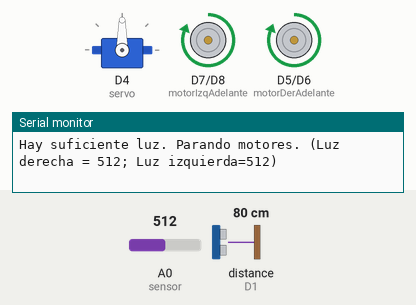
Recording of a program running on a simulated ESP8266 (NodeMCU). Parts: servo, motor-driver pin pairs drawn as motors (green arrow = first pin HIGH = forward, orange = second pin HIGH = backward, longer = more drive), the last lines printed to the serial monitor. Wiring (inferred from the names in the program): ultrasonic range finder: trigger D0; echo D1. The test bench sets the inputs (shaded band); at power-on: A0 (sensor) = 512, distance to the obstacle (sensor on D1) 80 cm. The echo pulse lasts 58.3 µs per cm; WiFi joins after 1.5 s; servers stay silent unless stated; uploads are accepted with an empty reply; random numbers use the default seed unless the program sets one; no MQTT or app messages arrive unless stated.

Above: at 2.7 s.
2.8 s: A0 (sensor) set to 489
At 3.8 s:
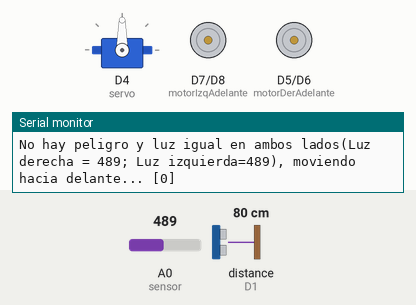
5.5 s: distance to the obstacle (sensor on D1) set to 23 cm
7.4 s: distance to the obstacle (sensor on D1) set to 19 cm
At 8.0 s:
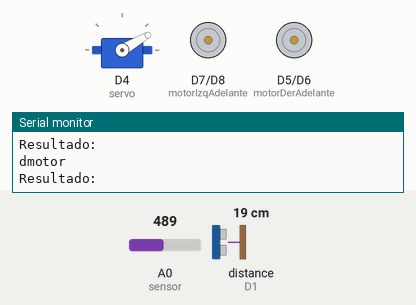
At 10.0 s:
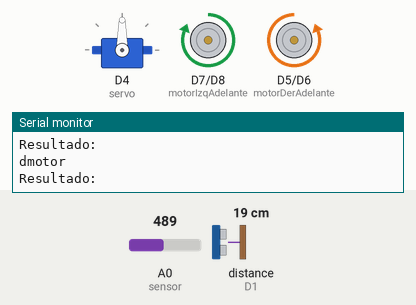
10.4 s: distance to the obstacle (sensor on D1) set to 12 cm
At 11.05 s:
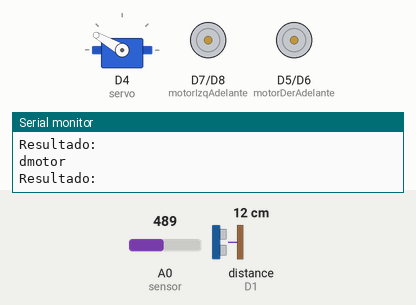
13.4 s: distance to the obstacle (sensor on D1) set to 9 cm
16.4 s: distance to the obstacle (sensor on D1) set to 250 cm
Timing chart, 0 to 21.2 s (numbered marks = the images above; inputs shaded):
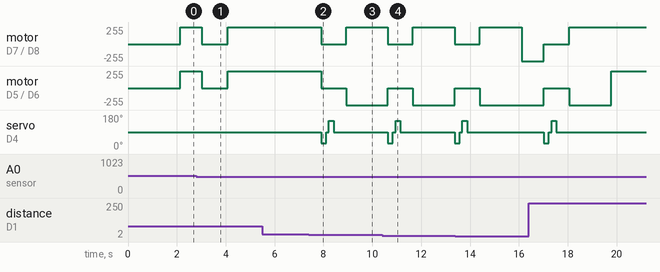

Measured:
- the behaviour switches between 501 and 500 on A0 (sensor) (found by bisection; images 0 and 1)
- the behaviour switches between 22 and 21 cm on distance to the obstacle (sensor on D1) (found by bisection; images 1 and 2)
- after the input at 7.4 s, motor on D7 (motorIzqAdelante) / D8 (motorIzqAtras): forward 255/255 → stopped after 0.50 s, → forward 255/255 1.0 s later; motor on D5 (motorDerAdelante) / D6 (motorDerAtras): forward 255/255 → stopped after 0.50 s, → backward 255/255 1.0 s later

The program:

main.cpp
```cpp
#include <Arduino.h>
#include "ArduinoJson.h"
#include <ESP8266WiFi.h>
#include <ESP8266HTTPClient.h>
#include <SoftwareSerial.h>
#include <PubSubClient.h>
#include <Servo.h>

char responseBuffer[300];
WiFiClient client;
String SSID = "FTTH_Palacios_ilCqwk";
String PASS = "3X76dhNs";
String SERVER_IP = "192.168.100.46";
int SERVER_PORT = 8090;

//MQTT
PubSubClient MQTTclient(client);
#define MSG_BUFFER_SIZE	(50)
char msg[MSG_BUFFER_SIZE];
const char* mqtt_server = "192.168.100.46";
const char* mqtt_username = "mqttbroker";
const char* mqtt_password = "mqttbrokerpass";

//Motores
const int motorIzqAdelante = D7;
const int motorIzqAtras = D8;
const int motorDerAdelante = D5;
const int motorDerAtras = D6;

//Sensor ultrasonico
const int Trigger = D0;
const int Echo = D1;

//Multiplexor
const int S0 = D2;
const int S1 = D3;
const int sensor = A0;

//Servo motor
const int servo = D4;

//Id de los sensores
const int idSensorIzq = 0;
const int idSensorDer = 1;
const int idSensorHum = 2;

//Id de los Motores
const int idMotorIzq = 0;
const int idMotorDer = 1;
const int idMotores = 3;

//Luminosidad suficiente
const int lumin_sufic = 500;

//Estados del sensor de Luz
#define LUMIN_IGUAL_IZQ_DER 0
#define LUMIN_IZQ_MAYOR 1
#define LUMIN_DER_MAYOR 2
#define LUMIN_LEIDA_RECIENTEMENTE_SUFICIENTE 3
#define LUMIN_LEIDA_RECIENTEMENTE_BAJA 4
#define LUMIN_SUFICIENTE 5
#define LUMIN_MENOR_QUE_ANTES 6

//Estados del motor
#define MOV_ADELANTE 0
#define MOV_ATRAS 1
#define MOV_DERECHA 2
#define MOV_IZQUIERDA 3
#define MOV_QUIETO 4

typedef struct {
  int array[10];
  int idActual;
}HistorialLuz;

Servo servo_motor;

HistorialLuz hist = {{},0};

int distancia = 100;
int distanciaDer = 0;
int distanciaIzq = 0;
int lumIzq = 0;
int lumDer = 0;
int distanciaCalc=0;
int calcLum = 0;
int humedad = 0;
int mediaLuz = 0;
int ultimoEstadoMotorEnviado = -1;

float diferenciaLum = 0;

long ultimaLumEnviada = 0;
long ultimaLectura = 0;
long ultimaHum = 0;
long ultimoMensajeTelegram = 0;
long t = 0;
long d = 0;

void mueveAdelante();
void mueveAtras();
void giraIzquierda(int);
void giraDerecha(int);
void pararMotores();
void evitaChocar();
void reconnect();
void sendGetSensor(int);
void sendGetMotor(int);
void sendPostSensor(int,float,float);
void sendPostMotor(int,float);
void guardarLuz();
void calculaHumedad();

int realizaMediaLuz();
int buscaLuz();
int calculaDistancia();
int miraIzquierda();
int miraDerecha();

void setup() {
  Serial.begin(9600);
  //WIFI
  WiFi.begin(SSID, PASS);
  MQTTclient.setServer(mqtt_server, 1885);
  Serial.print("Connecting...");
  while (WiFi.status() != WL_CONNECTED){
    delay(500);
    Serial.print(".");
  }
  Serial.print("Connected, IP address: ");
  Serial.print(WiFi.localIP());
  //PINES
  pinMode(Trigger, OUTPUT);
  pinMode(Echo, INPUT);
  pinMode(motorDerAdelante, OUTPUT);
  pinMode(motorIzqAdelante, OUTPUT);
  pinMode(motorIzqAtras, OUTPUT);
  pinMode(motorDerAtras, OUTPUT);
  pinMode(S1,OUTPUT);
  pinMode(S0,OUTPUT);
  pinMode(sensor,INPUT);
  digitalWrite(Trigger, LOW);
  servo_motor.attach(servo);
  servo_motor.write(90);
  delay(75);
}

void loop(){
  if (!MQTTclient.connected()) {
    reconnect();
  }
  MQTTclient.loop();

  delay(100);
  ultimaLectura += 100;
  ultimaLumEnviada += 100;
  ultimaHum += 100;
  ultimoMensajeTelegram += 100;
  if(ultimaLumEnviada>=2000){
    sendPostSensor(0,0,0); //Envío con todo a 0 (el primer envío nunca llega por algún motivo)
    sendPostSensor(idSensorIzq,lumIzq,1);
    sendPostSensor(idSensorDer,lumDer,1);
    ultimaLumEnviada = 0;
  }
  if(ultimaHum > 6000){
    calculaHumedad();
    sendPostSensor(0,0,0);
    sendPostSensor(idSensorHum,humedad,1);
    if (humedad > 900 && ultimoMensajeTelegram > 1800000) { //Cada 30 min = 1.800.000 miliseg
      snprintf (msg, MSG_BUFFER_SIZE, "[Humedad]%d", humedad);
      ultimoMensajeTelegram = 0;
    }
    ultimaHum = 0;
  }
  distancia = calculaDistancia();
  calcLum = buscaLuz();
  if(calcLum==LUMIN_LEIDA_RECIENTEMENTE_SUFICIENTE){
    printf("Lectura de luminosidad realizada recientemente, no se leerá ni moverá.\n");
    pararMotores();
  }else if(calcLum==LUMIN_SUFICIENTE){
    printf("Hay suficiente luz. Parando motores. (Luz derecha = %i; Luz izquierda=%i)\n",lumDer,lumIzq);
    pararMotores();
  }else if (distancia <= 20){
    printf("Objeto a %icm, evitando chocar...\n",distancia);
    evitaChocar();
  }else if(calcLum==LUMIN_LEIDA_RECIENTEMENTE_BAJA){
    printf("Lectura de luminosidad realizada recientemente, no se leerá.\n");
    mueveAdelante();
  }else if(calcLum==LUMIN_IGUAL_IZQ_DER){
    printf("No hay peligro y luz igual en ambos lados(Luz derecha = %i; Luz izquierda=%i), moviendo hacia delante... [%ld]\n",lumDer,lumIzq,ultimaLectura);
    mueveAdelante();
  }else if(calcLum==LUMIN_IZQ_MAYOR){
    printf("Luz derecha = %i; Luz izquierda=%i, moviendo izquierda...\n",lumDer,lumIzq);
    giraIzquierda(1000);
  }else if(calcLum==LUMIN_DER_MAYOR){
    printf("Luz derecha = %i; Luz izquierda=%i, moviendo derecha...\n",lumDer,lumIzq);
    giraDerecha(1000);
  }else if(calcLum==LUMIN_MENOR_QUE_ANTES){
    printf("La luminosidad ha bajado con el tiempo, dando la vuelta...\n");
    giraIzquierda(3000);
  }

}

//MQTT

void reconnect() {
  while (!MQTTclient.connected()) {
    Serial.print("Attempting MQTT connection...");
    String clientId = "ESP8266Client-";
    clientId += String(random(0xffff), HEX);
    if (MQTTclient.connect(clientId.c_str(),mqtt_username,mqtt_password)) {
      Serial.println("connected");
      MQTTclient.publish("info", "ESP8266 Conectado",true);
      MQTTclient.subscribe("sensor", 0);
      MQTTclient.publish("sensor", msg);
    } else {
      Serial.print("failed, rc=");
      Serial.print(MQTTclient.state());
      Serial.println(" trying again in 5 seconds");
      delay(3000);
    }
  }
}

//FUNCIONAMIENTO ROBOT
void evitaChocar(){
  if(distancia<10){
    mueveAtras();
    delay(500);
  }
  pararMotores();
  distanciaDer = miraDerecha();
  distanciaIzq = miraIzquierda();
  if (distanciaDer >= distanciaIzq){
    giraDerecha(1200);
  }else if (distanciaIzq >= distanciaDer){
    giraIzquierda(1200);
  }
}

void calculaLuminosidadIzq(){
  digitalWrite(S1,HIGH);
  digitalWrite(S0,LOW);
  lumIzq = analogRead(sensor);
}

void calculaLuminosidadDer(){
  digitalWrite(S1,LOW);
  digitalWrite(S0,HIGH);
  lumDer = analogRead(sensor);
}

void calculaHumedad(){
  digitalWrite(S1,LOW);
  digitalWrite(S0,LOW);
  humedad = analogRead(sensor);
}

int miraDerecha(){
  servo_motor.write(30);
  delay(200);
  distanciaCalc = calculaDistancia();
  delay(100);
  servo_motor.write(90);
  return distanciaCalc;
}

int miraIzquierda(){
  servo_motor.write(150);
  delay(200);
  distanciaCalc = calculaDistancia();
  delay(100);
  servo_motor.write(90);
  return distanciaCalc;
}

void pararMotores(){
  if(ultimoEstadoMotorEnviado!=MOV_QUIETO){
    sendPostMotor(0,0);
    sendPostMotor(idMotores,MOV_QUIETO);
    ultimoEstadoMotorEnviado = MOV_QUIETO;
  }
  digitalWrite(motorDerAdelante, LOW);
  digitalWrite(motorIzqAdelante, LOW);
  digitalWrite(motorDerAtras, LOW);
  digitalWrite(motorIzqAtras, LOW);
}

void mueveAdelante(){
  if(ultimoEstadoMotorEnviado!=MOV_ADELANTE){
    sendPostMotor(0,0);
    sendPostMotor(idMotores,MOV_ADELANTE);
    ultimoEstadoMotorEnviado = MOV_ADELANTE;
  }
  digitalWrite(motorIzqAdelante, HIGH);
  digitalWrite(motorDerAdelante, HIGH);
  digitalWrite(motorIzqAtras, LOW);
  digitalWrite(motorDerAtras, LOW);
}

void mueveAtras(){
  if(ultimoEstadoMotorEnviado!=MOV_ATRAS){
    sendPostMotor(0,0);
    sendPostMotor(idMotores,MOV_ATRAS);
    ultimoEstadoMotorEnviado = MOV_ATRAS;
  }
  digitalWrite(motorIzqAtras, HIGH);
  digitalWrite(motorDerAtras, HIGH);
  digitalWrite(motorIzqAdelante, LOW);
  digitalWrite(motorDerAdelante, LOW);
}

void giraDerecha(int t){
  if(ultimoEstadoMotorEnviado!=MOV_DERECHA){
    sendPostMotor(0,0);
    sendPostMotor(idMotores,MOV_DERECHA);
    ultimoEstadoMotorEnviado = MOV_DERECHA;
  }
  digitalWrite(motorIzqAdelante, HIGH);
  digitalWrite(motorDerAtras, HIGH);
  digitalWrite(motorIzqAtras, LOW);
  digitalWrite(motorDerAdelante, LOW);
  delay(t);
}

void giraIzquierda(int t){
  if(ultimoEstadoMotorEnviado!=MOV_IZQUIERDA){
    sendPostMotor(0,0);
    sendPostMotor(idMotores,MOV_IZQUIERDA);
    ultimoEstadoMotorEnviado = MOV_IZQUIERDA;
  }
  digitalWrite(motorIzqAtras, HIGH);
  digitalWrite(motorDerAdelante, HIGH);
  digitalWrite(motorIzqAdelante, LOW);
  digitalWrite(motorDerAtras, LOW);
  delay(t);
}

int calculaDistancia(){
  servo_motor.write(90);
  delay(10);
  digitalWrite(Trigger, HIGH);
  delayMicroseconds(10);          //Enviamos un pulso de 10us
  digitalWrite(Trigger, LOW);
  t = pulseIn(Echo, HIGH); //obtenemos el ancho del pulso
  d = t/59;             //escalamos el tiempo a una distancia en cm
  if(d==0){
    d = 20;
  }
  return d;
}

int buscaLuz() {
  if(ultimaLectura>=500){
    calculaLuminosidadIzq();
    calculaLuminosidadDer();
    diferenciaLum = lumIzq - lumDer;
    ultimaLectura = 0;
    mediaLuz = realizaMediaLuz();
    if(lumIzq < mediaLuz-80 && lumDer < mediaLuz-80 && hist.idActual >= 5){
      guardarLuz();
      return LUMIN_MENOR_QUE_ANTES;
    }else if(lumIzq > lumin_sufic && lumDer > lumin_sufic){
      guardarLuz();
      return LUMIN_SUFICIENTE;
    }else if(diferenciaLum < -100){
      guardarLuz();
      return LUMIN_DER_MAYOR;
    }else if(diferenciaLum > 100){
      guardarLuz();
      return LUMIN_IZQ_MAYOR;
    }else{
      guardarLuz();
      return LUMIN_IGUAL_IZQ_DER;
    }
  }else if(ultimaLectura<500 && lumIzq > lumin_sufic && lumDer > lumin_sufic){
    guardarLuz();
    return LUMIN_LEIDA_RECIENTEMENTE_SUFICIENTE;
  }else {
    guardarLuz();
    return LUMIN_LEIDA_RECIENTEMENTE_BAJA;
  }
}

int realizaMediaLuz(){
  int media = 0;
  for(int i=0;i<hist.idActual+1;i++){
    media+=hist.array[i];
  }
  media = media/hist.idActual+1;
  return media;
}

void guardarLuz(){
  if(hist.idActual == 10){
    hist = {{},0};
  }
  if(lumIzq>=lumDer){
    hist.array[hist.idActual] = lumIzq;
  }else{
    hist.array[hist.idActual] = lumDer;
  }
  hist.idActual++;
}
//API REST
void sendGetSensor(int id){
  if (WiFi.status() == WL_CONNECTED){
    HTTPClient http;
    http.begin(client, SERVER_IP, SERVER_PORT, "/api/getSensorValueById/" + String(id), true);
    int httpCode = http.GET();
    Serial.println("Response code: " + httpCode);
    String payload = http.getString();
    const size_t capacity = JSON_OBJECT_SIZE(5) + 60;
    DynamicJsonDocument doc(capacity);
    DeserializationError error = deserializeJson(doc, payload);
    if (error){
      Serial.print("deserializeJson() failed: ");
      Serial.println(error.c_str());
      return;
    }
    Serial.println(F("Response:"));
    int idsensor_value = doc["idsensor_value"].as<int>();
    int idsensor = doc["idsensor"].as<int>();
    float value = doc["value"].as<float>();
    float accuracy = doc["accuracy"].as<float>();
    long timestamp = doc["timestamp"].as<long>();
    Serial.println("idsensor_value: " + String(idsensor_value));
    Serial.println("idsensor: " + String(idsensor));
    Serial.println("value: " + String(value));
    Serial.println("accuracy: " + String(accuracy));
    Serial.println("timestamp: " + String(timestamp));
  }
}

void sendGetMotor(int id){
  if (WiFi.status() == WL_CONNECTED){
    HTTPClient http;
    http.begin(client, SERVER_IP, SERVER_PORT, "/api/getMotorValueById/" + String(id), true);
    int httpCode = http.GET();
    Serial.println("Response code: " + httpCode);
    String payload = http.getString();
    const size_t capacity = JSON_OBJECT_SIZE(4) + JSON_ARRAY_SIZE(0) + 60;
    DynamicJsonDocument doc(capacity);
    DeserializationError error = deserializeJson(doc, payload);
    if (error){
      Serial.print("deserializeJson() failed: ");
      Serial.println(error.c_str());
      return;
    }
    Serial.println(F("Response:"));
    int idmotor_value = doc["idmotor_value"].as<int>();
    float value = doc["value"].as<float>();
    long timestamp = doc["timestamp"].as<long>();
    int idmotor = doc["idmotor"].as<int>();
    Serial.println("idmotor_value: " + String(idmotor_value));
    Serial.println("Motor ID: " + String(idmotor));
    Serial.println("Value: " + String(value));
    Serial.println("Time: " + String(timestamp));
  }
}


void sendPostSensor(int idsensor, float value, float accuracy){
  if (WiFi.status() == WL_CONNECTED){
    HTTPClient http;
    http.begin(client, SERVER_IP, SERVER_PORT, "/api/putSensorValue", true);
    http.addHeader("Content-Type", "application/json");

    const size_t capacity = JSON_OBJECT_SIZE(3) + JSON_ARRAY_SIZE(2) + 60;
    DynamicJsonDocument doc(capacity);
    doc["idsensor"] = idsensor;
    doc["value"] = value;
    doc["accuracy"] = accuracy;

    String output;
    serializeJson(doc, output);
    int httpCode = http.PUT(output);


    Serial.println("Response code: " + httpCode);

    String payload = http.getString();

    Serial.println("Resultado: " + payload);
  }
}

void sendPostMotor(int idmotor, float value){
  if (WiFi.status() == WL_CONNECTED){
    HTTPClient http;
    http.begin(client, SERVER_IP, SERVER_PORT, "/api/putMotorValue", true);
    http.addHeader("Content-Type", "application/json");

    const size_t capacity = JSON_OBJECT_SIZE(3) + JSON_ARRAY_SIZE(2) + 60;
    DynamicJsonDocument doc(capacity);
    doc["value"] = value;
    doc["idmotor"] = idmotor;

    String output;
    serializeJson(doc, output);

    int httpCode = http.PUT(output);

    Serial.println("Response code: " + httpCode);

    String payload = http.getString();

    Serial.println("Resultado: " + payload);

  }
}
```
